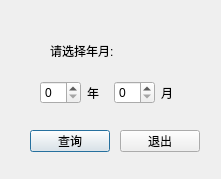
<?xml version="1.0" encoding="UTF-8"?>
<ui version="4.0">
 <class>MonthIncomeQuery_Dialog</class>
 <widget class="QDialog" name="MonthIncomeQuery_Dialog">
  <property name="geometry">
   <rect>
    <x>0</x>
    <y>0</y>
    <width>221</width>
    <height>179</height>
   </rect>
  </property>
  <property name="windowTitle">
   <string>Dialog</string>
  </property>
  <widget class="QLabel" name="label">
   <property name="geometry">
    <rect>
     <x>50</x>
     <y>30</y>
     <width>111</width>
     <height>41</height>
    </rect>
   </property>
   <property name="text">
    <string>请选择年月:</string>
   </property>
  </widget>
  <widget class="QPushButton" name="queryButton">
   <property name="geometry">
    <rect>
     <x>30</x>
     <y>130</y>
     <width>80</width>
     <height>22</height>
    </rect>
   </property>
   <property name="text">
    <string>查询</string>
   </property>
  </widget>
  <widget class="QPushButton" name="quitButton">
   <property name="geometry">
    <rect>
     <x>120</x>
     <y>130</y>
     <width>80</width>
     <height>22</height>
    </rect>
   </property>
   <property name="text">
    <string>退出</string>
   </property>
  </widget>
  <widget class="QWidget" name="">
   <property name="geometry">
    <rect>
     <x>40</x>
     <y>80</y>
     <width>142</width>
     <height>25</height>
    </rect>
   </property>
   <layout class="QHBoxLayout" name="horizontalLayout">
    <item>
     <widget class="QSpinBox" name="spinBox"/>
    </item>
    <item>
     <widget class="QLabel" name="label_2">
      <property name="text">
       <string>年</string>
      </property>
     </widget>
    </item>
    <item>
     <widget class="QSpinBox" name="spinBox_2"/>
    </item>
    <item>
     <widget class="QLabel" name="label_3">
      <property name="text">
       <string>月</string>
      </property>
     </widget>
    </item>
   </layout>
  </widget>
 </widget>
 <resources/>
 <connections/>
</ui>
